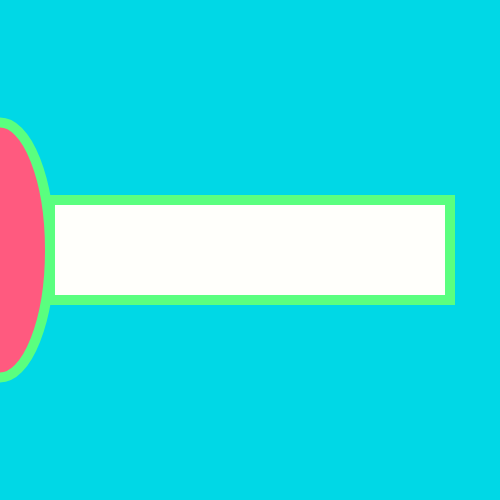
Frame 1 (no input)
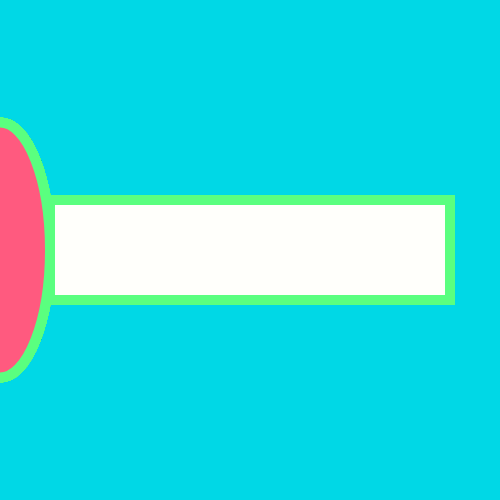
Frame 60 (no input)
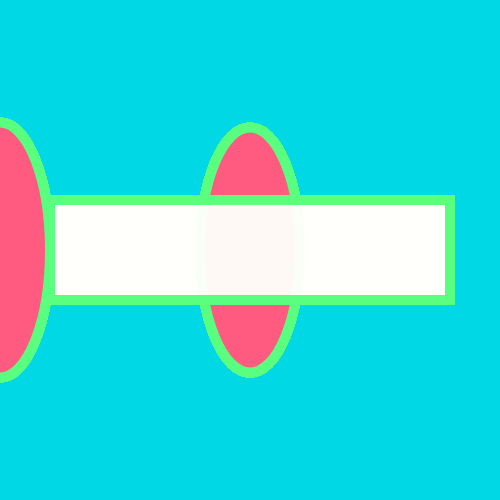
Frame 120 (the mouse pressed at the canvas centre since frame 60)

The p5.js sketch that drew these frames (run headless with seeded random() and noise() and a simulated clock; from frame 60 on, the mouse is pressed at the canvas centre):

// p5.js sketch
// ── sketch.js
var seethru=255
//The setup function only happens once
function setup() {
	createCanvas(500, 500); //create a 500px X 500px canvas
	background(mouseX,216,230);
}

//The draw function happens over and over again
function draw() {
   //background is pink
  //circle
  stroke(90,255,127); // an RGB color for the circle's border
  strokeWeight(10);
  fill(255,90,127,255); // an RGB color for the inside of the circle (the last number refers to transparency (min. 0, max. 255))
  ellipse(mouseX,height/2,100,seethru); // center of canvas, 20px dia
  fill(255,255,251,seethru);
  
  rect(50,200,400,100);
}


  function mousePressed(){
  	if (seethru<0)
  		{seethru=255;
  		}else{
  	seethru=seethru-10;}
  }
